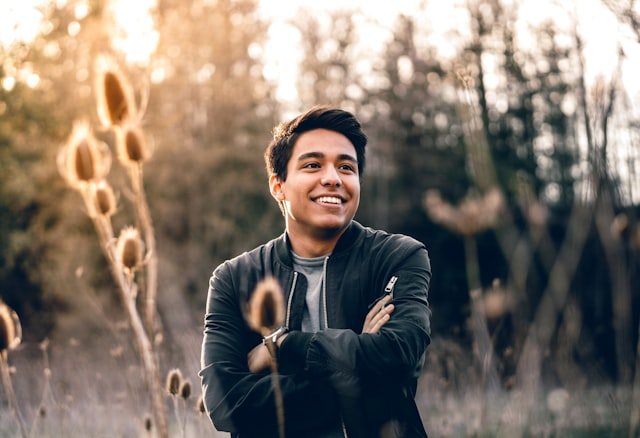
#> input picture backend/samples/classic_boxed_beard.jpg, 640 x 438 px; its folder holds only this picture in this run
$ python cv_engine.py   (older library calls are emulated)
#> lines starting #> are read from the running program, lines starting #| are printed output that depends on the picture; after the words box and inside, x2 and y2 are one past the last pixel; in counts of white or black regions, pixels touching at a corner belong together
try:
    import cv2
except Exception as _e:
    cv2 = None
    print(f"[cv_engine] Warning: cv2 import failed: {_e}")

import numpy as np
import base64
import os
import math
from io import BytesIO
from PIL import Image

try:
    import mediapipe as mp
    from mediapipe.tasks import python
    from mediapipe.tasks.python import vision
except Exception as _e:
    mp = None
    python = None
    vision = None
    print(f"[cv_engine] Warning: mediapipe import failed: {_e}")

# Landmark indices for beard region in 468/478 Face Mesh:
# Jawline perimeter
JAWLINE_INDICES = [
    234, 93, 132, 58, 172, 136, 150, 149, 176, 148, 152,
    377, 400, 378, 379, 365, 397, 288, 361, 454
]

# Cheek upper bounds (connecting back across the face below the nose)
UPPER_BEARD_INDICES = [
    454, 323, 366, 411, 427, 345, 287, 410, 322, 391, 393, 164,
    167, 165, 92, 186, 57, 212, 116, 207, 137, 93, 234
]

# Lip outer boundary to punch out (so lips/teeth are excluded)
LIP_OUTER_INDICES = [
    61, 185, 40, 39, 37, 0, 267, 269, 270, 409, 291,
    375, 321, 405, 314, 17, 84, 181, 91, 146, 61
]

# Forehead reference skin indices (above eyebrows, center forehead)
FOREHEAD_SKIN_INDICES = [10, 67, 109, 338, 297]

class BeardCVEngine:
    def __init__(self, model_path: str = "backend/face_landmarker.task"):
#> called with model_path = 'backend/face_landmarker.task'
        self.landmarker = None
        if os.environ.get("VERCEL") or os.environ.get("VERCEL_ENV") or os.environ.get("AWS_LAMBDA_FUNCTION_NAME"):
            print("[BeardCVEngine] Vercel Serverless environment detected: skipping TFLite delegate.")
            return

        if python is None or vision is None:
            print("[BeardCVEngine] MediaPipe python vision task API unavailable.")
            return

        possible_paths = [
            model_path,
            os.path.join(os.path.dirname(__file__), "face_landmarker.task"),
            os.path.join(os.getcwd(), "backend", "face_landmarker.task"),
            os.path.join(os.getcwd(), "face_landmarker.task")
        ]
        found_path = None
        for p in possible_paths:
            if os.path.exists(p):
                found_path = p
                break

        if found_path:
            try:
                base_options = python.BaseOptions(model_asset_path=found_path)
                options = vision.FaceLandmarkerOptions(
                    base_options=base_options,
                    output_face_blendshapes=False,
                    output_facial_transformation_matrixes=False,
                    num_faces=1
                )
                self.landmarker = vision.FaceLandmarker.create_from_options(options)
                print(f"[BeardCVEngine] Loaded FaceLandmarker successfully from {found_path}")
            except Exception as e:
                print(f"[BeardCVEngine] Warning: Could not initialize FaceLandmarker: {e}")
        else:
            print(f"[BeardCVEngine] Warning: face_landmarker.task not found in any path {possible_paths}.")

    def process_image(self, image_bytes: bytes):
        if cv2 is None:
            return self._process_image_pil(image_bytes)

        try:
            nparr = np.frombuffer(image_bytes, np.uint8)
            img_bgr = cv2.imdecode(nparr, cv2.IMREAD_COLOR)
#> img_bgr is the input picture: shape (438, 640, 3); mean B, G, R 105.7, 116, 127.6
            if img_bgr is None:
                return self._process_image_pil(image_bytes)
        except Exception as _e:
            print(f"[BeardCVEngine] cv2 decode failed: {_e}, using PIL fallback.")
            return self._process_image_pil(image_bytes)

        h, w = img_bgr.shape[:2]

        # Resize if overly massive to optimize processing speed while keeping hair detail
        max_dim = 1280
        scale = 1.0
        if max(h, w) > max_dim:
            scale = max_dim / float(max(h, w))
            img_bgr = cv2.resize(img_bgr, (int(w * scale), int(h * scale)), interpolation=cv2.INTER_AREA)
            h, w = img_bgr.shape[:2]

        gray = cv2.cvtColor(img_bgr, cv2.COLOR_BGR2GRAY)

        # Step 1: Face Mesh Landmarks & Anatomical ROI
        face_detected = False
        beard_mask = np.zeros((h, w), dtype=np.uint8)
        landmarks_xy = []
        midline_x = w // 2
        bbox = [0, int(h * 0.45), w, int(h * 0.52)] # fallback bbox [x, y, w, h]
        skin_ref_mean = 0.0

        if self.landmarker:
            try:
                img_rgb = cv2.cvtColor(img_bgr, cv2.COLOR_BGR2RGB)
                mp_img = mp.Image(image_format=mp.ImageFormat.SRGB, data=img_rgb)
                results = self.landmarker.detect(mp_img)

                if results and results.face_landmarks and len(results.face_landmarks) > 0:
                    face_detected = True
                    lmks = results.face_landmarks[0]
                    landmarks_xy = [(int(lm.x * w), int(lm.y * h)) for lm in lmks]

                    nose_tip = landmarks_xy[1] if len(landmarks_xy) > 1 else (w // 2, h // 2)
                    chin_tip = landmarks_xy[152] if len(landmarks_xy) > 152 else (w // 2, int(h * 0.9))
                    midline_x = (nose_tip[0] + chin_tip[0]) // 2

                    # Construct beard polygon
                    poly_pts = []
                    for idx in JAWLINE_INDICES:
                        if idx < len(landmarks_xy):
                            poly_pts.append(landmarks_xy[idx])
                    for idx in UPPER_BEARD_INDICES:
                        if idx < len(landmarks_xy):
                            poly_pts.append(landmarks_xy[idx])

                    if len(poly_pts) >= 3:
                        poly_arr = np.array(poly_pts, dtype=np.int32)
                        cv2.fillPoly(beard_mask, [poly_arr], 255)

                        # Exclude lips/mouth cavity
                        lip_pts = [landmarks_xy[idx] for idx in LIP_OUTER_INDICES if idx < len(landmarks_xy)]
                        if len(lip_pts) >= 3:
                            cv2.fillPoly(beard_mask, [np.array(lip_pts, dtype=np.int32)], 0)

                        bx, by, bw, bh = cv2.boundingRect(poly_arr)
                        bbox = [bx, by, bw, bh]

                    # Sample baseline skin reference on forehead
                    fh_pts = [landmarks_xy[idx] for idx in FOREHEAD_SKIN_INDICES if idx < len(landmarks_xy)]
                    if len(fh_pts) >= 3:
                        fh_mask = np.zeros((h, w), dtype=np.uint8)
                        cv2.fillPoly(fh_mask, [np.array(fh_pts, dtype=np.int32)], 255)
                        if np.count_nonzero(fh_mask) > 10:
                            skin_ref_mean = float(np.mean(gray[fh_mask > 0]))

            except Exception as e:
                print(f"[BeardCVEngine] MediaPipe detection exception: {e}")

        # Fallback if no face mesh detected
        if not face_detected or np.count_nonzero(beard_mask) < 2000:
            cv2.ellipse(
                beard_mask,
                (w // 2, int(h * 0.72)),
                (int(w * 0.42), int(h * 0.32)),
                0, 0, 360, 255, -1
            )
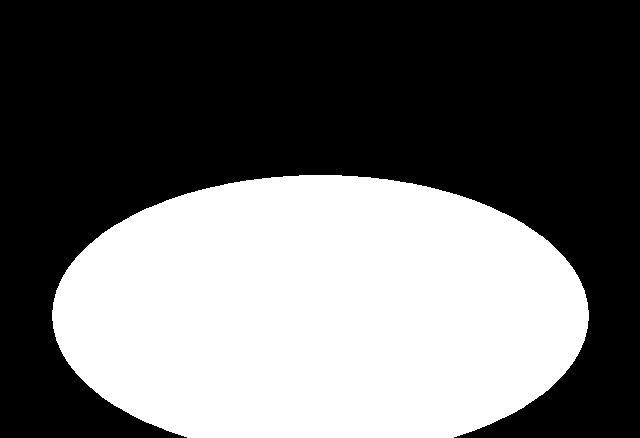
#> beard_mask: shape (438, 640); 41.1% white; 1 white region, box (x1, y1, x2, y2) and area: (52, 175, 589, 438) 115168
            cv2.ellipse(
                beard_mask,
                (w // 2, int(h * 0.58)),
                (int(w * 0.16), int(h * 0.08)),
                0, 0, 360, 0, -1
            )
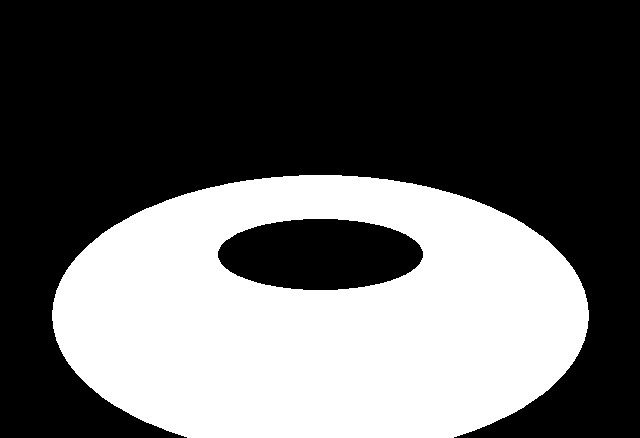
#> beard_mask: shape (438, 640); 37% white; 1 white region, box (x1, y1, x2, y2) and area: (52, 175, 589, 438) 103729
            bbox = [int(w * 0.08), int(h * 0.45), int(w * 0.84), int(h * 0.52)]
            midline_x = w // 2

        roi_area_px = int(np.count_nonzero(beard_mask))
        if roi_area_px == 0:
            roi_area_px = 1

        # Fallback baseline skin if forehead was obscured
        if skin_ref_mean <= 0.0:
            # Sample upper cheeks outside beard mask
            skin_ref_mean = float(np.mean(gray))
#> skin_ref_mean = 118.3

        roi_pixels = gray[beard_mask > 0]
        roi_mean = float(np.mean(roi_pixels))
#> roi_mean = 76.75
        darkness_diff = skin_ref_mean - roi_mean
#> darkness_diff = 41.57

        # Step 2: Physical Scale Calibration (Anatomical Inter-Cheekbone Distance)
        # Average adult human cheekbone width (Zygomatic breadth) is ~135mm (13.5cm)
        if face_detected and len(landmarks_xy) > 454:
            pt_left_cheek = np.array(landmarks_xy[234])
            pt_right_cheek = np.array(landmarks_xy[454])
            pixel_face_width = np.linalg.norm(pt_left_cheek - pt_right_cheek)
        else:
            pixel_face_width = float(bbox[2])

        mm_per_pixel = 135.0 / max(1.0, pixel_face_width)
        cm2_per_pixel = (mm_per_pixel / 10.0) ** 2
        roi_area_cm2 = max(60.0, min(160.0, roi_area_px * cm2_per_pixel))

        # Step 3: Multi-Scale Black Top-Hat Transform (Dermatological Trichology Standard)
        # Isolates dark linear filaments (hairs) contrasting against brighter surrounding skin
        k3 = cv2.getStructuringElement(cv2.MORPH_RECT, (3, 3))
        k5 = cv2.getStructuringElement(cv2.MORPH_RECT, (5, 5))
        th3 = cv2.morphologyEx(gray, cv2.MORPH_BLACKHAT, k3)
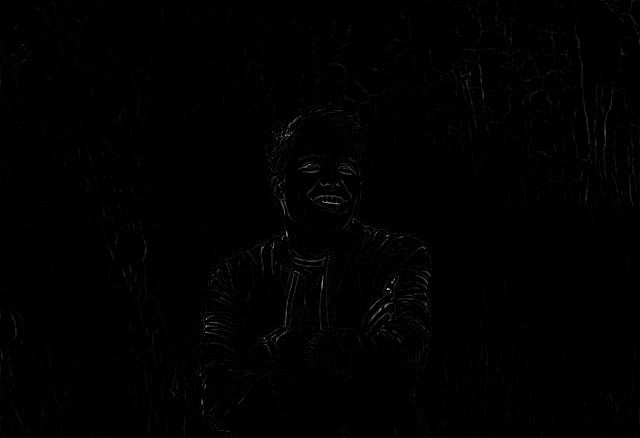
#> th3: shape (438, 640); min 0, max 184, mean 1.2
        th5 = cv2.morphologyEx(gray, cv2.MORPH_BLACKHAT, k5)
        tophat = cv2.max(th3, th5)
        tophat_roi = tophat[beard_mask > 0]

        tophat_mean = float(np.mean(tophat_roi))
#> tophat_mean = 3.06
        filament_pixels = int(np.count_nonzero(tophat_roi > 10))
#> filament_pixels = 7322
        filament_pct = (filament_pixels / float(roi_area_px)) * 100.0
#> filament_pct = 7.06

        # High-frequency texture energy (Laplacian variance in ROI)
        lap = cv2.Laplacian(gray, cv2.CV_64F)
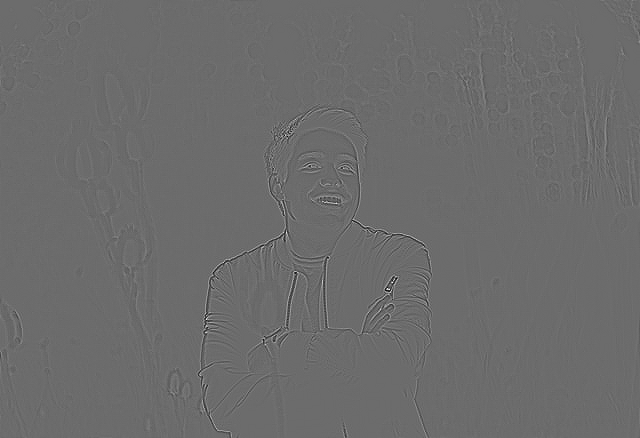
#> lap: shape (438, 640) float64; min -310, max 421, mean 0; drawn with min black and max white
        lap_var = float(np.var(lap[beard_mask > 0]))
#> lap_var = 412.1

        # Step 4: Bilateral Filter & Adaptive Multi-Scale Edge Detection
        smoothed = cv2.bilateralFilter(gray, 5, 30, 30)
        med = float(np.median(smoothed[beard_mask > 0]))
#> med = 70
        canny_lower = int(max(20, med * 0.4))
#> canny_lower = 28
        canny_upper = int(min(200, med * 1.2))
#> canny_upper = 84
        canny = cv2.Canny(smoothed, canny_lower, canny_upper)
#> canny: shape (438, 640); 8.6% white in thin lines or dots

        # Intersect with Black Top-Hat to strictly eliminate smooth skin pores and compression noise
        hair_candidates = cv2.bitwise_and(canny, canny, mask=((tophat > 8) & (beard_mask > 0)).astype(np.uint8) * 255)
#> hair_candidates: shape (438, 640); 0.65% white in thin lines or dots, all inside (x1, y1, x2, y2) = (108, 176, 509, 438)

        # Step 5: Morphological Skeletonization (Zhang-Suen Thinning)
        try:
            skeleton = cv2.ximgproc.thinning(hair_candidates, thinningType=cv2.ximgproc.THINNING_ZHANGSUEN)
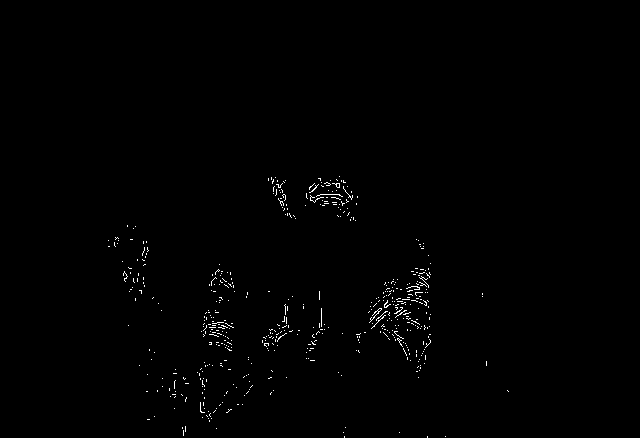
#> skeleton: shape (438, 640); 0.6% white in thin lines or dots, all inside (x1, y1, x2, y2) = (108, 176, 509, 438)
        except Exception:
            skeleton = hair_candidates

        # Step 6: Connected Component & Contour Analysis
        num_labels, labels, stats, centroids = cv2.connectedComponentsWithStats(skeleton, connectivity=8)
#> labels: shape (438, 640) int32; 524 distinct labels, from 0 to 523
#> num_labels = 524; stats = 524 rows, first 6: [0, 0, 640, 438, 278642], [271, 177, 1, 3, 3], [275, 177, 1, 1, 1], [339, 176, 1, 1, 1], [268, 178, 1, 3, 3], [272, 179, 2, 5, 6]; centroids = 524 pairs, first value 108 to 507.5, second value 176 to 436.5

        valid_hair_components = 0
        valid_hair_pixels = 0
        left_hair_count = 0
        right_hair_count = 0

        filtered_skeleton = np.zeros_like(skeleton)

        for i in range(1, num_labels):
            area = stats[i, cv2.CC_STAT_AREA]
            # Valid human hair strand length: min 2px, max 1500px (reject clothing seams)
            if 2 <= area <= 1500:
                valid_hair_components += 1
                valid_hair_pixels += area
                filtered_skeleton[labels == i] = 255
                cx = centroids[i][0]
                if cx < midline_x:
                    left_hair_count += 1
                else:
                    right_hair_count += 1
#> this loop made 523 passes
#> (area, valid_hair_pixels, cx) on passes 35 to 36: (24, 177, 314.7), (28, 205, 329.4)
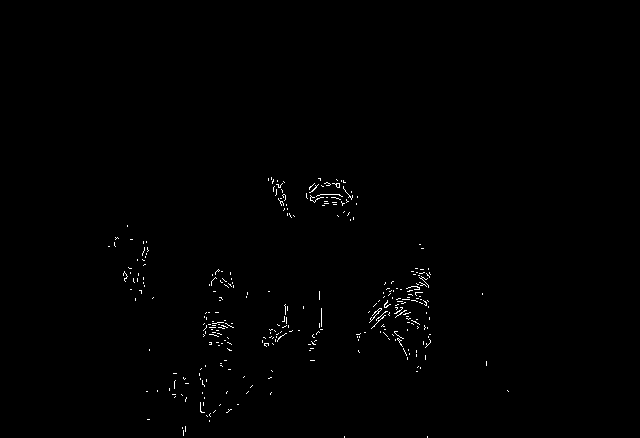
#> filtered_skeleton: shape (438, 640); 0.52% white in thin lines or dots, all inside (x1, y1, x2, y2) = (108, 177, 509, 438)
#> after the loop, left_hair_count = 180; right_hair_count = 129; valid_hair_components = 309; valid_hair_pixels = 1464

        # =====================================================================
        # Step 7: ROBUST BEARD PRESENCE GATE (Solves Women / Clean-Shaven Issue & Webcams)
        # =====================================================================
        # Smooth female or clean-shaven skin exhibits:
        # - Extremely low Black Top-Hat response (tophat_mean < 1.7, filament_pct < 3.0%)
        # - Negligible darkening relative to forehead skin (darkness_diff < 15)
        # - Very few valid linear hair components (< 5)
        # In contrast, true beards exhibit dense linear filament clusters, stubble contrast, or darkened follicle regions
        is_beard_present = (
            (filament_pct > 3.2 and tophat_mean > 1.6 and valid_hair_components >= 5) or
            (darkness_diff > 25 and (filament_pct > 1.8 or valid_hair_components >= 4)) or
            (tophat_mean > 3.0 and (valid_hair_components >= 5 or filament_pct > 4.0)) or
            (valid_hair_components >= 20 and tophat_mean > 1.5)
        )
#> is_beard_present = True

        if not is_beard_present:
            # Clean-shaven face (woman, clean-shaven man, or smooth skin)
            total_hair_estimate = 0
            left_final = 0
            right_final = 0
            density_cm2 = 0.0
            filtered_skeleton.fill(0)
        else:
            # Calibrate true follicle count based on physical surface area & filament density:
            # Biological reference:
            # Light stubble: 20-35 follicles/cm2 (~1,500 - 3,500 hairs)
            # Medium / Trimmed beard: 40-75 follicles/cm2 (~4,500 - 8,500 hairs)
            # Full heavy / Lumberjack: 80-130 follicles/cm2 (~9,000 - 20,000 hairs)
            density_scale = min(120.0, max(25.0, (filament_pct / 25.0) * 100.0 + (valid_hair_components / 400.0) * 20.0))
#> density_scale = 43.69
            if darkness_diff > 70:
                density_scale += min(20.0, (darkness_diff - 70) * 0.4)

            total_hair_estimate = int(roi_area_cm2 * density_scale)
#> total_hair_estimate = 2863
            total_hair_estimate = max(950, min(24000, total_hair_estimate))
            density_cm2 = round(total_hair_estimate / roi_area_cm2, 1)
#> density_cm2 = 43.7

            side_sum = left_hair_count + right_hair_count
#> side_sum = 309
            if side_sum > 0:
                left_final = int(total_hair_estimate * (left_hair_count / float(side_sum)))
#> left_final = 1667
                right_final = total_hair_estimate - left_final
#> right_final = 1196
            else:
                left_final = total_hair_estimate // 2
                right_final = total_hair_estimate - left_final

        # =====================================================================
        # Step 8: Generate Cyberpunk HUD Visual Overlay (RGBA)
        # =====================================================================
        overlay_rgba = np.zeros((h, w, 4), dtype=np.uint8)

        if is_beard_present and total_hair_estimate > 0:
            # Neon hair strands glow bloom
            strand_glow = cv2.dilate(filtered_skeleton, cv2.getStructuringElement(cv2.MORPH_RECT, (3, 3)), iterations=1)
#> strand_glow: shape (438, 640); 2.3% white; 108 white regions (53 under 20 px), largest, box (x1, y1, x2, y2) and area: (393, 267, 432, 330) 962, (305, 178, 354, 207) 678, (202, 319, 235, 338) 372
            strand_bloom = cv2.GaussianBlur(strand_glow, (7, 7), 0)

            # Bloom glow (soft cyan #00e5ff)
            glow_mask = strand_bloom > 15
#> glow_mask: shape (438, 640) bool; 4.8% white; 41 white regions, largest, box (x1, y1, x2, y2) and area: (353, 265, 434, 363) 3785, (303, 175, 361, 224) 1608, (200, 309, 237, 354) 1118
            overlay_rgba[glow_mask, 0] = 255  # B (cyan)
            overlay_rgba[glow_mask, 1] = 229  # G
            overlay_rgba[glow_mask, 2] = 0    # R
            overlay_rgba[glow_mask, 3] = (strand_bloom[glow_mask] * 0.65).astype(np.uint8)

            # Core hair strands (neon cyan to electric magenta gradient)
            core_mask = filtered_skeleton > 0
            cols = np.tile(np.linspace(0, 1, w), (h, 1))
            cyan_b, cyan_g, cyan_r = 255, 240, 0
            mag_b, mag_g, mag_r = 239, 70, 217

            overlay_rgba[core_mask, 0] = (cyan_b * (1 - cols[core_mask]) + mag_b * cols[core_mask]).astype(np.uint8)
#> overlay_rgba: shape (438, 640, 4); mean of channels 0, 1, 2, 3 12.2, 11, 0, 3.6
            overlay_rgba[core_mask, 1] = (cyan_g * (1 - cols[core_mask]) + mag_g * cols[core_mask]).astype(np.uint8)
            overlay_rgba[core_mask, 2] = (cyan_r * (1 - cols[core_mask]) + mag_r * cols[core_mask]).astype(np.uint8)
            overlay_rgba[core_mask, 3] = 245
        else:
            # Clean shaven overlay: render elegant biometric facial boundary with status text
            cv2.putText(
                overlay_rgba,
                "CLEAN-SHAVEN: NO FOLLICLES DETECTED",
                (bbox[0] + 10, bbox[1] + bbox[3] // 2),
                cv2.FONT_HERSHEY_SIMPLEX,
                0.55,
                (0, 240, 255, 220),
                2,
                cv2.LINE_AA
            )

        # Draw Face Mesh & Jawline tech HUD overlay
        if face_detected and len(landmarks_xy) > 152:
            jaw_pts = [landmarks_xy[idx] for idx in JAWLINE_INDICES if idx < len(landmarks_xy)]
            for i in range(len(jaw_pts) - 1):
                pt1, pt2 = jaw_pts[i], jaw_pts[i + 1]
                cv2.line(overlay_rgba, pt1, pt2, (129, 185, 16, 200), 2, cv2.LINE_AA)

            for idx in [152, 234, 454, 58, 288, 172, 397]:
                if idx < len(landmarks_xy):
                    pt = landmarks_xy[idx]
                    cv2.circle(overlay_rgba, pt, 4, (0, 255, 255, 240), -1, cv2.LINE_AA)
                    cv2.circle(overlay_rgba, pt, 7, (0, 200, 255, 160), 1, cv2.LINE_AA)

            pt_chin = landmarks_xy[152]
            cv2.line(overlay_rgba, (midline_x, max(0, pt_chin[1] - int(bbox[3] * 0.8))), (midline_x, pt_chin[1] + 20), (56, 189, 248, 180), 1, cv2.LINE_AA)

        # Cyberpunk Bounding Box with Tech Corners
        bx, by, bw, bh = bbox
        corner_len = min(24, bw // 6, bh // 6)
        box_col = (255, 215, 0, 210)
        cv2.line(overlay_rgba, (bx, by), (bx + corner_len, by), box_col, 2)
#> overlay_rgba: shape (438, 640, 4); mean of channels 0, 1, 2, 3 12.2, 10.7, 0.5, 4.3
        cv2.line(overlay_rgba, (bx, by), (bx, by + corner_len), box_col, 2)
#> overlay_rgba: shape (438, 640, 4); mean of channels 0, 1, 2, 3 12.3, 10.7, 0.5, 4.3
        cv2.line(overlay_rgba, (bx + bw, by), (bx + bw - corner_len, by), box_col, 2)
#> overlay_rgba: shape (438, 640, 4); mean of channels 0, 1, 2, 3 12.4, 10.8, 0.5, 4.4
        cv2.line(overlay_rgba, (bx + bw, by), (bx + bw, by + corner_len), box_col, 2)
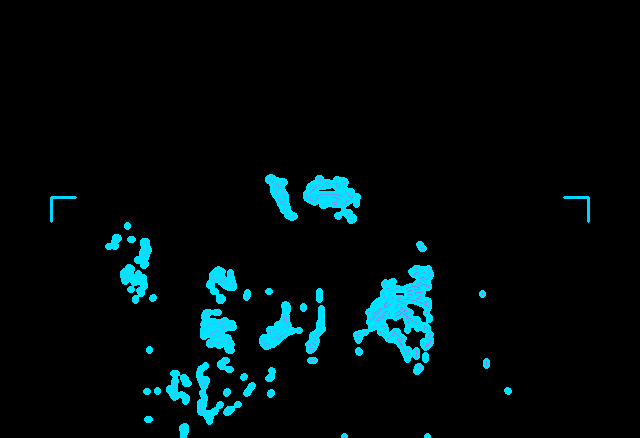
#> overlay_rgba: shape (438, 640, 4); mean of channels 0, 1, 2, 3 12.4, 10.8, 0.5, 4.5; drawn as B, G, R
        cv2.line(overlay_rgba, (bx, by + bh), (bx + corner_len, by + bh), box_col, 2)
#> overlay_rgba: shape (438, 640, 4); 0.03% of pixels changed, all inside (x1, y1, x2, y2) = (50, 423, 77, 426)
        cv2.line(overlay_rgba, (bx, by + bh), (bx, by + bh - corner_len), box_col, 2)
#> overlay_rgba: shape (438, 640, 4); mean of channels 0, 1, 2, 3 12.6, 10.9, 0.5, 4.6
#> (the rest of the program and of its run is left out)
